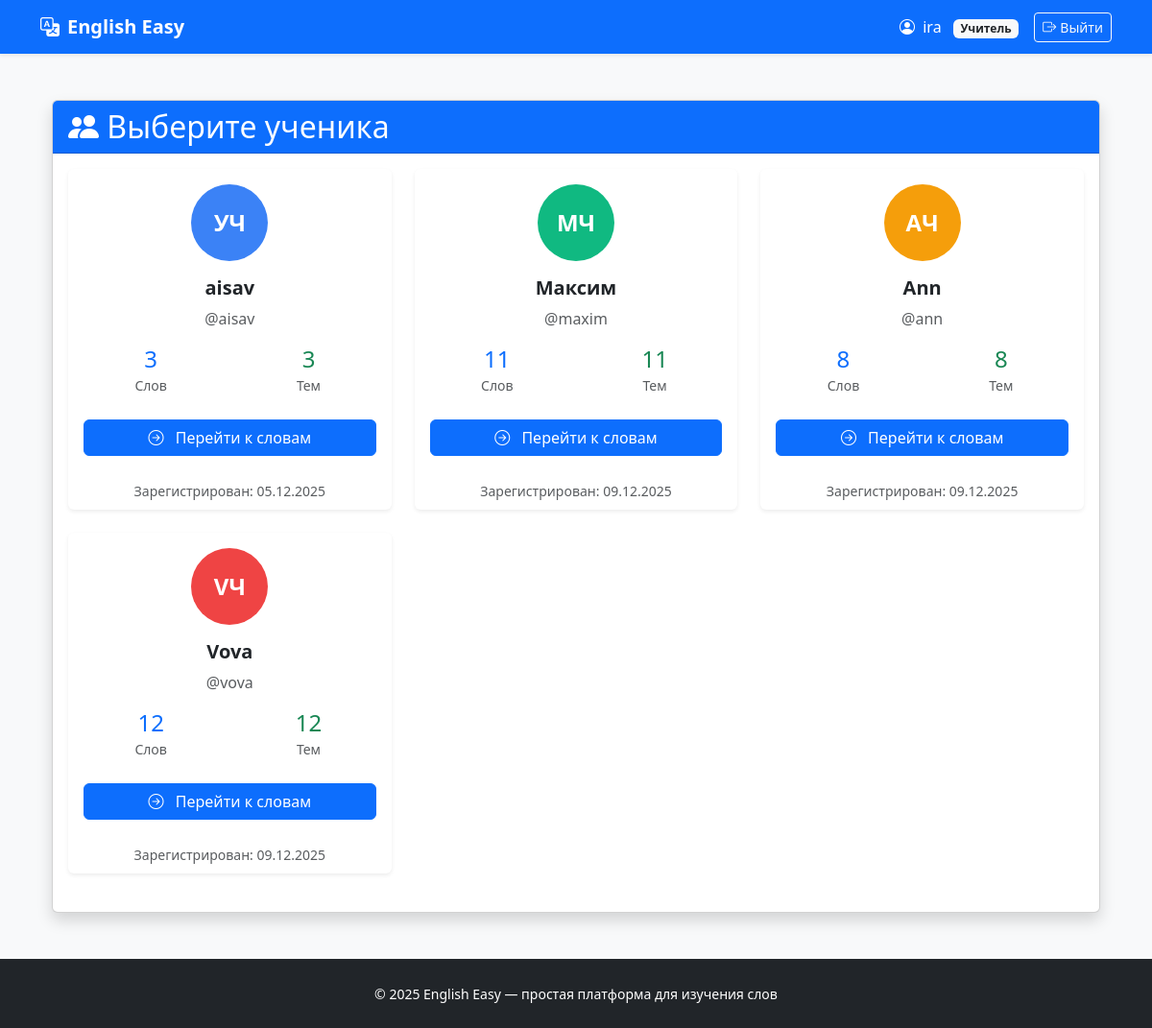
/vocabulary/select_student/ (signed in), run on the app's committed database.
### users/models.py (models this page shows, shortened)
class User(AbstractUser):
    ROLE_CHOICES = (
        ('teacher', 'Учитель'),
        ('student', 'Ученик'),
    )
    role = models.CharField(max_length=10, choices=ROLE_CHOICES, default='student')
    def is_teacher(self):
        return self.role == 'teacher'

### vocabulary/views.py (the view)
# urls.py: path('select_student/', views.select_student, name='select_student'),
@login_required
def select_student(request):
    if not request.user.is_teacher():
        return redirect('dashboard:home')
    students = User.objects.filter(role='student')
    return render(request, 'vocabulary/select_student.html', {
        'students': students
    })

### vocabulary/templates/vocabulary/select_student.html (shortened to what this page needs)
{% extends 'base.html' %}
{% block content %}
<div class="container mt-5">
    <div class="card shadow">
        <div class="card-header bg-primary text-white">
            <h2 class="mb-0">
                <i class="bi bi-people-fill"></i>
                Выберите ученика
            </h2>
        </div>
        <div class="card-body">
            <div class="row">
                {% for student in students %}
                    <div class="col-md-6 col-lg-4 mb-4">
                        <div class="card h-100 border-0 shadow-sm hover-shadow">
                            <div class="card-body text-center">
                                <div class="mb-3">
                                    <div class="avatar-circle mb-3" style="background-color: {% cycle '#3B82F6' '#10B981' '#F59E0B' '#EF4444' '#8B5CF6' %}">
                                        <span class="avatar-text">{{ student.first_name|first|default:"У" }}{{ student.last_name|first|default:"Ч" }}</span>
                                    </div>
                                    <h5 class="card-title">{{ student.get_full_name|default:student.username }}</h5>
                                    <p class="text-muted mb-2">@{{ student.username }}</p>
                                </div>
                                <div class="mb-4">
                                    <div class="row">
                                        <div class="col-6">
                                            <div class="text-center">
                                                <div class="h4 mb-0 text-primary">{{ student.assigned_words.count }}</div>
                                                <small class="text-muted">Слов</small>
                                            </div>
                                        </div>
                                        <div class="col-6">
                                            <div class="text-center">
                                                <div class="h4 mb-0 text-success">{{ student.assigned_words.distinct.count }}</div>
                                                <small class="text-muted">Тем</small>
                                            </div>
                                        </div>
                                    </div>
                                </div>
                                <a href="{% url 'vocabulary:teacher_panel' student.id %}"
                                   class="btn btn-primary w-100">
                                    <i class="bi bi-arrow-right-circle me-2"></i>
                                    Перейти к словам
                                </a>
                            </div>
                            <div class="card-footer bg-transparent border-top-0 text-center">
                                <small class="text-muted">
                                    Зарегистрирован: {{ student.date_joined|date:"d.m.Y" }}
                                </small>
                            </div>
                        </div>
                    </div>
                {% endfor %}
            </div>
        </div>
    </div>
</div>
{% endblock %}

### templates/base.html (shortened to what this page needs)
<!DOCTYPE html>
<html lang="ru">
<head>
    <link href="https://cdn.jsdelivr.net/npm/bootstrap@5.3.3/dist/css/bootstrap.min.css" rel="stylesheet">
    <link href="https://cdn.jsdelivr.net/npm/bootstrap-icons@1.11.0/font/bootstrap-icons.css" rel="stylesheet">
</head>
<body>
<nav class="navbar navbar-expand-lg navbar-dark bg-primary shadow-sm">
    <div class="container">
        <a class="navbar-brand fw-bold" href="{% url 'users:home' %}">
            <i class="bi bi-translate me-2"></i>English Easy
        </a>
        <div class="navbar-nav ms-auto align-items-center">
            {% if user.is_authenticated %}
                <span class="text-white me-3">
                    <i class="bi bi-person-circle me-1"></i>
                    {{ user.username }}
                    {% if user.is_teacher %}
                        <span class="badge bg-light text-dark ms-2">Учитель</span>
                    {% else %}
                        <span class="badge bg-success text-white ms-2">Ученик</span>
                    {% endif %}
                </span>
                <form method="post" action="{% url 'users:logout' %}" class="d-inline">
                    <button type="submit" class="btn btn-outline-light btn-sm">
                        <i class="bi bi-box-arrow-right me-1"></i>Выйти
                    </button>
                </form>
            {% else %}
                <a href="{% url 'users:home' %}#login" class="btn btn-outline-light btn-sm">
                    <i class="bi bi-box-arrow-in-right me-1"></i>Вход
                </a>
            {% endif %}
        </div>
    </div>
</nav>
<main class="container mt-4 mb-5">
    {% block content %}
    {% endblock %}
</main>
<footer class="bg-dark text-white py-4 mt-auto">
    <div class="container text-center">
        <small>© 2025 English Easy — простая платформа для изучения слов</small>
    </div>
</footer>
</body>
</html>

### templates/base.html (style rules this page uses)
body { background: #f8f9fa; }
.navbar-brand { font-weight: 800; }

### vocabulary/templates/vocabulary/select_student.html (style rules this page uses)
.avatar-circle { width: 80px; height: 80px; border-radius: 50%; display: flex; align-items: center; justify-content: center; margin: 0 auto; }
.avatar-text { color: white; font-size: 1.5rem; font-weight: bold; }
.hover-shadow { transition: transform 0.2s, box-shadow 0.2s; }
.card-title { font-weight: 600; }

### data on the page
User: username "ira"
User: first_name|first "У", last_name|first "Ч", get_full_name "aisav", username "aisav", assigned_words.count "3", assigned_words.distinct.count "3", date_joined "05.12.2025"
User: first_name|first "М", last_name|first "Ч", get_full_name "Максим", username "maxim", assigned_words.count "11", assigned_words.distinct.count "11", date_joined "09.12.2025"
User: first_name|first "A", last_name|first "Ч", get_full_name "Ann", username "ann", assigned_words.count "8", assigned_words.distinct.count "8", date_joined "09.12.2025"
User: first_name|first "V", last_name|first "Ч", get_full_name "Vova", username "vova", assigned_words.count "12", assigned_words.distinct.count "12", date_joined "09.12.2025"
